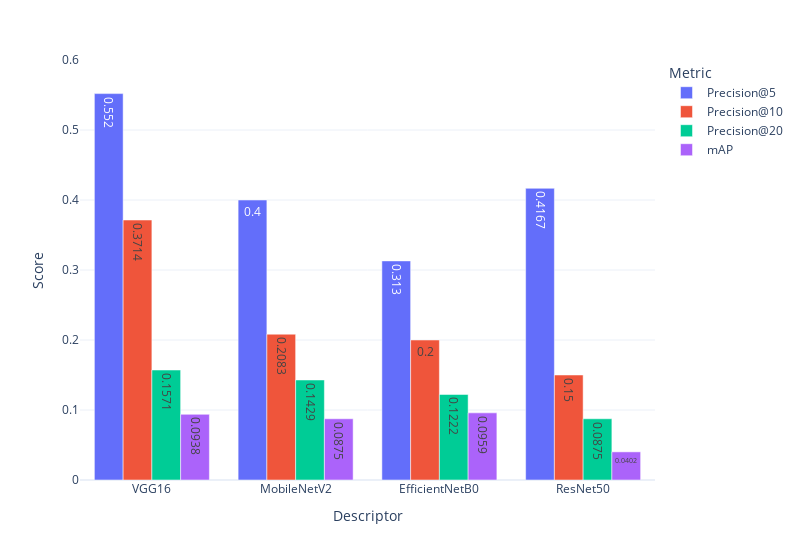

Notebook code cell kept with this figure:
### Code cell
# Data for the descriptors and their performance metrics
# Data for the descriptors
data_classical = {
    'Descriptor': ['ORB', 'SIFT', 'Harris+BRIEF', 'AKAZE', 'BRISK'],
    'Precision@5': [0.2000, 0.2800, 0.2769, 0.2000, 0.2571],
    'Precision@10': [0.1200, 0.1750, 0.1667, 0.1200, 0.1857],
    'Precision@20': [0.0583, 0.0889, 0.0909, 0.0938, 0.1000],
    'mAP': [0.0170, 0.0485, 0.0407, 0.0285, 0.0308]
}

data_holistic = {
    'Descriptor': ['ResNet50', 'VGG16', 'MobileNetV2', 'EfficientNetB0'],
    'Precision@5': [0.4167, 0.5520, 0.4000, 0.3130],
    'Precision@10': [0.1500, 0.3714, 0.2083, 0.2000],
    'Precision@20': [0.0875, 0.1571, 0.1429, 0.1222],
    'mAP': [0.0402, 0.0938, 0.0875, 0.0959]
}
data=data_holistic

# Convert the data into a DataFrame
df = pd.DataFrame(data)

# Add a new column to classify descriptors as 'Classical' or 'Holistic'
# df['Type'] = ['Classical', 'Classical', 'Classical', 'Classical', 'Classical', 
#               'Holistic', 'Holistic', 'Holistic', 'Holistic']

# Melt the DataFrame to structure it for Plotly Express
df_melted = df.melt(id_vars=['Descriptor'], var_name='Metric', value_name='Value')

# Create a grouped bar plot using Plotly Express
fig = px.bar(
    df_melted,
    x='Descriptor',
    y='Value',
    color='Metric',
    barmode='group',
    # title='Performance Metrics for Descriptors',
    labels={'Value': 'Score', 'Descriptor': 'Descriptor'},
    text='Value',
    # facet_col='Type',  # Separate Classical and Holistic descriptors
    # color_discrete_sequence=px.colors.qualitative.Set1  # Use distinct colors
)

# Update layout for better readability
fig.update_layout(
    template='plotly_white',
    yaxis=dict(title='Score', range=[0, 0.6]),
    legend_title='Metric',
    xaxis={'categoryorder': 'total descending'},
    width=800  # Set width of the figure to half
)

# Display the plot
fig.show()

### Figure 1 — Plotly figure (JSON) as saved in the notebook; plotly's stock layout.template omitted (floating-point values rounded to 4 significant figures)
{"data": [{"alignmentgroup": "True", "hovertemplate": "Metric=Precision@5<br>Descriptor=%{x}<br>Score=%{text}<extra></extra>", "legendgroup": "Precision@5", "marker": {"color": "#636efa", "pattern": {"shape": ""}}, "name": "Precision@5", "offsetgroup": "Precision@5", "orientation": "v", "showlegend": true, "text": [0.4167, 0.552, 0.4, 0.313], "textposition": "auto", "type": "bar", "x": ["ResNet50", "VGG16", "MobileNetV2", "EfficientNetB0"], "xaxis": "x", "y": [0.4167, 0.552, 0.4, 0.313], "yaxis": "y"}, {"alignmentgroup": "True", "hovertemplate": "Metric=Precision@10<br>Descriptor=%{x}<br>Score=%{text}<extra></extra>", "legendgroup": "Precision@10", "marker": {"color": "#EF553B", "pattern": {"shape": ""}}, "name": "Precision@10", "offsetgroup": "Precision@10", "orientation": "v", "showlegend": true, "text": [0.15, 0.3714, 0.2083, 0.2], "textposition": "auto", "type": "bar", "x": ["ResNet50", "VGG16", "MobileNetV2", "EfficientNetB0"], "xaxis": "x", "y": [0.15, 0.3714, 0.2083, 0.2], "yaxis": "y"}, {"alignmentgroup": "True", "hovertemplate": "Metric=Precision@20<br>Descriptor=%{x}<br>Score=%{text}<extra></extra>", "legendgroup": "Precision@20", "marker": {"color": "#00cc96", "pattern": {"shape": ""}}, "name": "Precision@20", "offsetgroup": "Precision@20", "orientation": "v", "showlegend": true, "text": [0.0875, 0.1571, 0.1429, 0.1222], "textposition": "auto", "type": "bar", "x": ["ResNet50", "VGG16", "MobileNetV2", "EfficientNetB0"], "xaxis": "x", "y": [0.0875, 0.1571, 0.1429, 0.1222], "yaxis": "y"}, {"alignmentgroup": "True", "hovertemplate": "Metric=mAP<br>Descriptor=%{x}<br>Score=%{text}<extra></extra>", "legendgroup": "mAP", "marker": {"color": "#ab63fa", "pattern": {"shape": ""}}, "name": "mAP", "offsetgroup": "mAP", "orientation": "v", "showlegend": true, "text": [0.0402, 0.0938, 0.0875, 0.0959], "textposition": "auto", "type": "bar", "x": ["ResNet50", "VGG16", "MobileNetV2", "EfficientNetB0"], "xaxis": "x", "y": [0.0402, 0.0938, 0.0875, 0.0959], "yaxis": "y"}], "layout": {"barmode": "group", "legend": {"title": {"text": "Metric"}, "tracegroupgap": 0}, "margin": {"t": 60}, "width": 800, "xaxis": {"anchor": "y", "categoryorder": "total descending", "domain": [0, 1], "title": {"text": "Descriptor"}}, "yaxis": {"anchor": "x", "domain": [0, 1], "range": [0, 0.6], "title": {"text": "Score"}}}}
